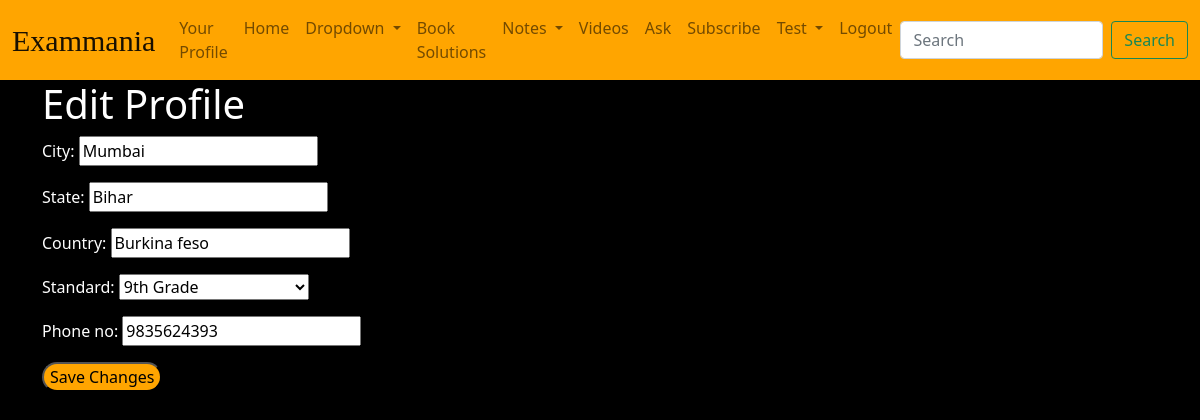
Page /edit-profile/ (signed in) on the committed database.
### users/models.py (models this page shows, shortened)
class UserProfile(models.Model):
    user = models.OneToOneField(User, on_delete=models.CASCADE)
    city = models.CharField(max_length=100, blank=True, null=True)
    state = models.CharField(max_length=100, blank=True, null=True)
    country = models.CharField(max_length=100, blank=True, null=True)
    phone_no = models.CharField(max_length=15, blank=True, null=True)
    STANDARD_CHOICES = (
        ('9th', '9th Grade'),
        ('10th', '10th Grade'),
        ('11th', '11th Grade'),
        ('12th', '12th Grade'),
        ('12th+', '12th Grade and Above'),
    )
    standard = models.CharField(max_length=10, choices=STANDARD_CHOICES, blank=True, null=True)
    is_subscriber = models.BooleanField(default=False)
    subscription_type = models.CharField(
        max_length=10,
        choices=[('monthly', 'Monthly'), ('yearly', 'Yearly')],
        blank=True, null=True
    )
    subscription_start_date = models.DateTimeField(null=True, blank=True)
    subscription_end_date = models.DateTimeField(null=True, blank=True)

### users/views.py (the view)
# urls.py: path('edit-profile/', views.edit_profile, name='edit_profile'),
def edit_profile(request):
    user_profile = UserProfile.objects.get(user=request.user)
    if request.method == 'POST':
        form = UserProfileForm(request.POST, instance=user_profile)
        if form.is_valid():
            form.save()  # Save the updated user profile
            return redirect('profile')  # Redirect to the user's profile page
    else:
        form = UserProfileForm(instance=user_profile)
        context = {
            'form': form,
        }
        return render(request, "users/edit_profile.html", context)

### users/forms.py
class UserProfileForm(forms.ModelForm):
    class Meta:
        model = UserProfile
        fields = ['city', 'state', 'country', 'standard', 'phone_no']  # List the fields you want to include in the form

### templates/users/edit_profile.html (shortened to what this page needs)
{% load static %}
<!DOCTYPE html>
<html lang="en">
<head>
    <link href="https://cdn.jsdelivr.net/npm/bootstrap@5.0.2/dist/css/bootstrap.min.css" rel="stylesheet"
>
    <link rel="stylesheet" href="{% static 'main/css/base.css' %}">
</head>
<body>
    <nav class="navbar navbar-expand-lg navbar-light fixed-top">
        <div class="container-fluid">
            <a class="navbar-brand" href="#">Exammania</a>
            <div class="collapse navbar-collapse" id="navbarSupportedContent">
                <ul class="navbar-nav me-auto mb-2 mb-lg-0">
                    <li class="nav-item">
                        <a class="nav-link" href="{% url 'profile' %}">Your Profile</a>
                    </li>
                    <li class="nav-item">
                        <a class="nav-link" href="{% url 'main:index' %}">Home</a>
                    </li>
                    <li class="nav-item dropdown">
                        <a class="nav-link dropdown-toggle" data-bs-auto-close="outside" href="#" role="button"
                            data-bs-toggle="dropdown" aria-expanded="false">
                            Dropdown
                        </a>
                    </li>
                    <li class="nav-item">
                        <a class="nav-link" href="{% url 'main:book_solution' %}">Book Solutions</a>
                    </li>
                    <li class="nav-item dropdown">
                        <a class="nav-link dropdown-toggle" href="#" id="subjectDropdown" role="button"
                            data-bs-toggle="dropdown" aria-haspopup="true" aria-expanded="false">
                            Notes
                        </a>
                    </li>
                    <li class="nav-item">
                        <a class="nav-link" href="{% url 'videos_main' %}">Videos</a>
                    </li>
                    <li class="nav-item">
                        <a class="nav-link" href="{% url 'question_list' %}">Ask</a>
                    </li>
                    <li class="nav-item">
                        <a class="nav-link" href="{% url 'join' %}">Subscribe</a>
                    </li>
                    <li class="nav-item dropdown">
                        <a class="nav-link dropdown-toggle" href="#" id="subjectDropdown" role="button"
                            data-bs-toggle="dropdown" aria-haspopup="true" aria-expanded="false">
                            Test
                        </a>
                    </li>
                    {% if user.is_authenticated %}
                    <li class="nav-item">
                        <a class="nav-link" href="{% url 'account_logout' %}">Logout</a>
                    </li>
                    {% else %}
                    <li class="nav-item">
                        <a class="nav-link" href="{% url 'account_login' %}">Login</a>
                    </li>
                    {% endif %}
                </ul>
                <form class="d-flex">
                    <input class="form-control me-2" type="search" placeholder="Search" aria-label="Search">
                    <button class="btn btn-outline-success" type="submit">Search</button>
                </form>
            </div>
        </div>
    </nav>
    <div class="container">
        <h1 style="margin-top:5rem;">Edit Profile</h1>
        <form action="" method="post">
            {{ form.as_p }}
            <button style="background-color:orange; border-radius: 20px;" type="submit">Save Changes</button>
        </form>
    </div>
</body>
</html>

### main/static/main/css/base.css (style rules this page uses)
body { background-color: black; color: white; }
.navbar { background-color: orange; }
.navbar-brand { font-family: "Pacifico", cursive; font-size: 30px; }

### templates/users/edit_profile.html (style rules this page uses)
body { background-image: url(/static/main/images/darkened.png); background-attachment: fixed; background-position: center; background-size: cover; }

### rows in the picture
UserProfile: city "Mumbai", state "Bihar", country "Burkina feso", standard "9th Grade", phone_no "9835624393"
